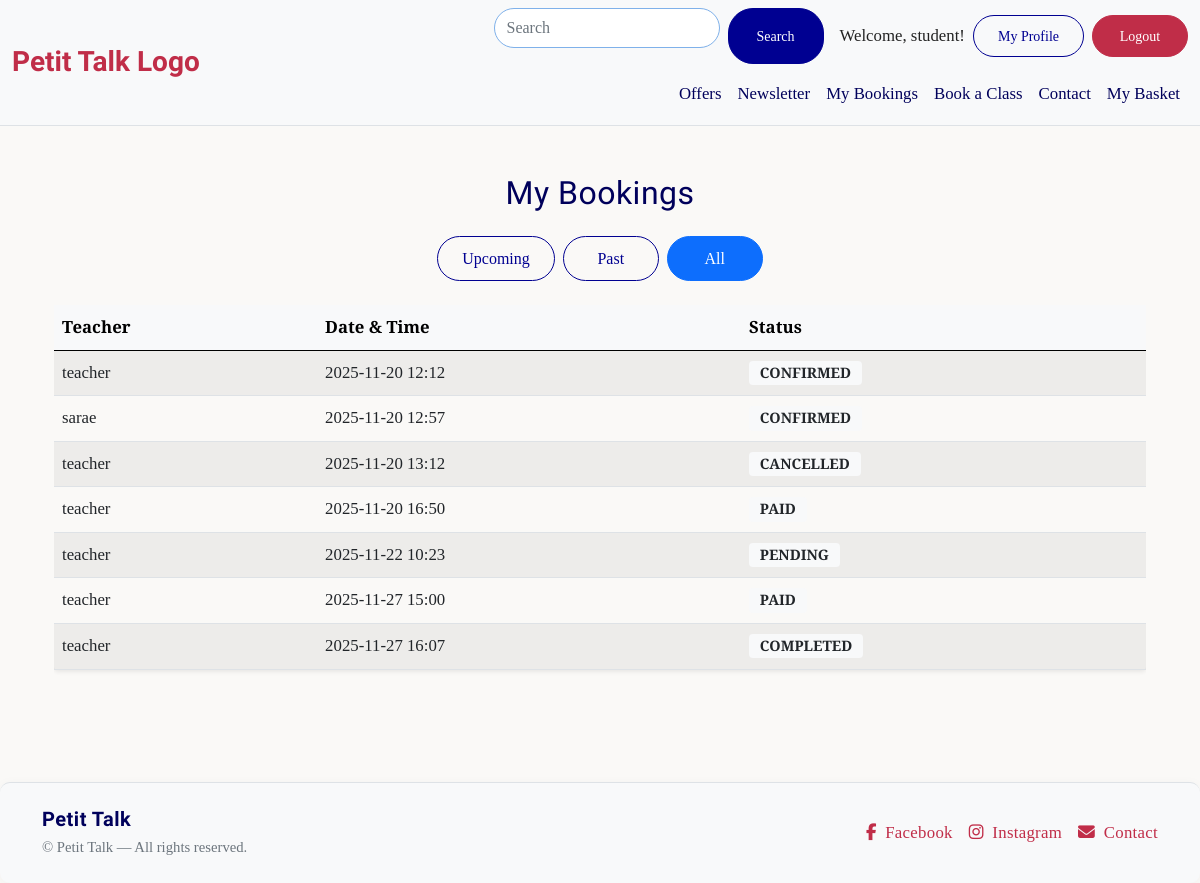
/bookings/dashboard/student/ (signed in), run on the app's committed database.
### bookings/models.py (models this page shows, shortened)
class Booking(models.Model):
    student = models.ForeignKey(
        User, on_delete=models.CASCADE, related_name='student_bookings'
    )
    teacher = models.ForeignKey(
        User, on_delete=models.CASCADE, related_name='teacher_bookings'
    )
    scheduled_time = models.DateTimeField()
    purpose = models.TextField(blank=True)
    status = models.CharField(
        max_length=10, choices=BOOKING_STATUS, default='PENDING'
    )
    created_at = models.DateTimeField(auto_now_add=True)
    class Meta:
        ordering = ['-scheduled_time']
        unique_together = ('teacher', 'scheduled_time')  #Avoid double-booking for teachers

### bookings/views.py (the view)
# urls.py: path("dashboard/student/", views.student_dashboard, name="student_dashboard"),
@login_required
def student_dashboard(request):
    filter_option = request.GET.get("filter", "all")
    now = timezone.now()
    bookings = Booking.objects.filter(student=request.user)
    if filter_option == "upcoming":
        bookings = bookings.filter(scheduled_time__gte=now).order_by("scheduled_time")
    elif filter_option == "past":
        bookings = bookings.filter(scheduled_time__lt=now).order_by("-scheduled_time")
    else:
        bookings = bookings.order_by("scheduled_time")
    return render(
        request,
        "bookings/student_dashboard.html",
        {
            "bookings": bookings,
            "filter": filter_option
        }
    )

### bookings/templates/bookings/student_dashboard.html (shortened to what this page needs)
{% extends "base.html" %}
{% load static %}
{% block content %}
<div class="container py-4">
    <h2 class="mb-4 text-center">My Bookings</h2>
    <div class="d-flex justify-content-center mb-4 gap-2">
        <a href="?filter=upcoming"
           class="btn btn-outline-primary {% if filter == 'upcoming' %}active{% endif %}">
            Upcoming
        </a>
        <a href="?filter=past"
           class="btn btn-outline-primary {% if filter == 'past' %}active{% endif %}">
            Past
        </a>
        <a href="?filter=all"
           class="btn btn-outline-primary {% if filter == 'all' or not filter %}active{% endif %}">
            All
        </a>
    </div>
    {% if bookings %}
        <div class="table-responsive">
            <table class="table table-striped align-middle shadow-sm rounded">
                <thead class="table-light">
                    <tr>
                        <th>Teacher</th>
                        <th>Date & Time</th>
                        <th>Status</th>
                    </tr>
                </thead>
                <tbody>
                    {% for booking in bookings %}
                    <tr>
                        <td>{{ booking.teacher.username }}</td>
                        <td>{{ booking.scheduled_time|date:"Y-m-d H:i" }}</td>
                        <td>
                            <span class="badge
                                {% if booking.status == 'confirmed' %} bg-success
                                {% elif booking.status == 'pending' %} bg-warning text-dark
                                {% elif booking.status == 'cancelled' %} bg-danger
                                {% elif booking.status == 'paid' %} bg-primary
                                {% elif booking.status == 'unpaid' %} bg-secondary
                                {% else %} bg-light text-dark {% endif %}
                            ">
                                {{ booking.status|capfirst }}
                            </span>
                        </td>
                    </tr>
                    {% endfor %}
                </tbody>
            </table>
        </div>
    {% else %}
        <p class="text-center text-muted mt-4">
            You haven’t booked any lessons yet.
        </p>
    {% endif %}
</div>
{% endblock %}

### templates/base.html (shortened to what this page needs)
{% load static %}
<!doctype html>
<html lang="en">
<head>
    {% block corecss %}
    <link href="https://cdn.jsdelivr.net/npm/bootstrap@5.0.2/dist/css/bootstrap.min.css" rel="stylesheet"
>
    <link rel="stylesheet" href="{% static 'css/base.css' %}">
    {% endblock %}
</head>
<body>
    <header class="bg-light border-bottom">
        <nav class="navbar navbar-expand-md navbar-light bg-light">
            <div class="container-fluid">
                <a class="navbar-brand fw-bold" href="{% url 'home' %}">Petit Talk Logo</a>
                <div class="collapse navbar-collapse" id="mainNavbar">
                    <div class="ms-auto w-100">
                        <div class="d-flex flex-wrap justify-content-end align-items-center gap-2 mb-2">
                            <form class="d-flex flex-grow-1 flex-md-grow-0" role="search">
                                <input class="form-control me-2" type="search" placeholder="Search"
                                    aria-label="Search" />
                                <button class="btn btn-primary btn-sm" type="submit">Search</button>
                            </form>
                            {% if user.is_authenticated %}
                            <span class="ms-2">Welcome, {{ user.username }}!</span>
                            {% if user.profile.is_teacher %}
                            <a href="{% url 'teacher_profile' user.id %}" class="btn btn-outline-primary btn-sm">My
                                Profile</a>
                            {% else %}
                            <a href="{% url 'profile' %}" class="btn btn-outline-primary btn-sm">My Profile</a>
                            {% endif %}
                            <a href="{% url 'account_logout' %}" class="btn btn-danger btn-sm">Logout</a>
                            {% else %}
                            <a href="{% url 'account_login' %}" class="btn btn-outline-primary btn-sm">Login</a>
                            <a href="{% url 'account_signup' %}" class="btn btn-primary btn-sm">Sign Up</a>
                            {% endif %}
                        </div>
                        <ul class="navbar-nav justify-content-end flex-wrap">
                            <li class="nav-item"><a class="nav-link" href="#">Offers</a></li>
                            <li class="nav-item"><a class="nav-link" href="#">Newsletter</a></li>
                            {% if user.is_authenticated %}
                            {% if user.profile.is_student %}
                            <li class="nav-item"><a class="nav-link" href="{% url 'student_dashboard' %}">My
                                    Bookings</a></li>
                            {% elif user.profile.is_teacher %}
                            <li class="nav-item"><a class="nav-link" href="{% url 'teacher_dashboard' %}">Teacher
                                    Dashboard</a></li>
                            {% endif %}
                            {% endif %}
                            <li class="nav-item"><a class="nav-link" href="{% url 'book_lesson' %}">Book a Class</a>
                            </li>
                            <li class="nav-item"><a class="nav-link" href="#">Contact</a></li>
                            <li class="nav-item"><a class="nav-link" href="{% url 'view_bag' %}">My Basket</a></li>
                        </ul>
                    </div>
                </div>
            </div>
        </nav>
    </header>
    <main class="container py-4">
        {% block content %}{% endblock %}
    </main>
    <footer class="bg-light border-top mt-5 py-4">
        <div class="container">
            <div class="row align-items-center text-center text-md-start">
                <div class="col-md-6 mb-3 mb-md-0">
                    <h5 class="fw-bold mb-1">Petit Talk</h5>
                    <p class="mb-0 small text-muted">&copy; {{ now|date:"Y" }} Petit Talk — All rights reserved.</p>
                </div>
                <div class="col-md-6">
                    <div class="d-flex justify-content-center justify-content-md-end align-items-center gap-3">
                        <a href="#" class="">
                            <i class="fab fa-facebook-f me-1"></i> Facebook
                        </a>
                        <a href="#" class="">
                            <i class="fab fa-instagram me-1"></i> Instagram
                        </a>
                        <a href="#" class="">
                            <i class="fas fa-envelope me-1"></i> Contact
                        </a>
                    </div>
                </div>
            </div>
        </div>
    </footer>
    <div aria-live="polite" aria-atomic="true" class="position-fixed top-0 end-0 p-3" style="z-index:1080;">
                </div>
</body>
</html>

### static/css/base.css (style rules this page uses)
:root { --strong-red: #C02D48; --light-red: #E77474; --dark-red: #A0132D; --strong-blue: #000091; --light-blue: #7FB1EA; --dark-blue: #00005B; --primary-font: 'Cormorant Garamond', serif; --secondary-font: 'IM Fell French Canon SC', serif; --accent-font: 'Pinyon Script', 'Lucida Handwriting', serif; --school-font: 'Edu Australia VIC WA NT Hand Guides', serif; }
body { background-color: #faf9f7; color: #222; line-height: 1.7; font-size: 1.05rem; font-family: var(--primary-font); }
h1, h2, h3, h4, h5 { font-family: var(--secondary-font); color: var(--dark-blue); letter-spacing: 0.5px; }
p { color: #333; font-weight: 400; }
.card, section.bg-light, footer { border-radius: 10px; box-shadow: 0 2px 12px rgba(0, 0, 0, 0.04); }
.btn { border-radius: 25px; min-width: 96px; padding: 0.6rem 1.5rem; font-weight: 500; display: inline-flex; align-items: center; justify-content: center; transition: all 0.3s ease; }
.btn-primary { background-color: var(--strong-blue); border-color: var(--strong-blue); color: #fff; }
.btn-danger { background-color: var(--strong-red); border-color: var(--strong-red); color: #fff; }
.btn-outline-primary { color: var(--strong-blue); border-color: var(--strong-blue); }
header .navbar.navbar-light .navbar-nav .nav-link { color: var(--dark-blue); font-weight: 500; transition: color .25s ease; }
header .navbar .navbar-brand { font-family: var(--accent-font); font-size: 1.75rem; color: var(--strong-red); }
header form[role="search"] .form-control { border-radius: 20px; border: 1px solid var(--light-blue); height: 40px; }
form .form-control { border-radius: 25px; border: 1px solid #ddd; transition: border-color 0.3s ease; }
footer { background-color: #f2f2f2; color: #555; border-top: 1px solid rgba(0, 0, 0, 0.05); }
footer h5 { font-family: var(--secondary-font); color: var(--dark-blue); }
footer a { color: var(--strong-red); text-decoration: none; transition: color .25s ease; font-weight: 500; letter-spacing: 0.3px; }
a, button { transition: all 0.25s ease; }
.badge { font-size: 0.9rem; padding: 0.35em 0.75em; }
.btn-primary { background-color: var(--strong-blue); border-color: var(--strong-blue); }
form input, form textarea, form select { border-radius: 15px; border: 1px solid #ddd; padding: 0.5rem 0.75rem; width: 100%; font-family: var(--primary-font); margin-bottom: 1rem; }

### data on the page
Booking: teacher.username "teacher", scheduled_time "2025-11-20 12:12", status "CONFIRMED"
Booking: teacher.username "sarae", scheduled_time "2025-11-20 12:57", status "CONFIRMED"
Booking: teacher.username "teacher", scheduled_time "2025-11-20 13:12", status "CANCELLED"
Booking: teacher.username "teacher", scheduled_time "2025-11-20 16:50", status "PAID"
Booking: teacher.username "teacher", scheduled_time "2025-11-22 10:23", status "PENDING"
Booking: teacher.username "teacher", scheduled_time "2025-11-27 15:00", status "PAID"
Booking: teacher.username "teacher", scheduled_time "2025-11-27 16:07", status "COMPLETED"

### other printed values
{{ user.username }} "student"
